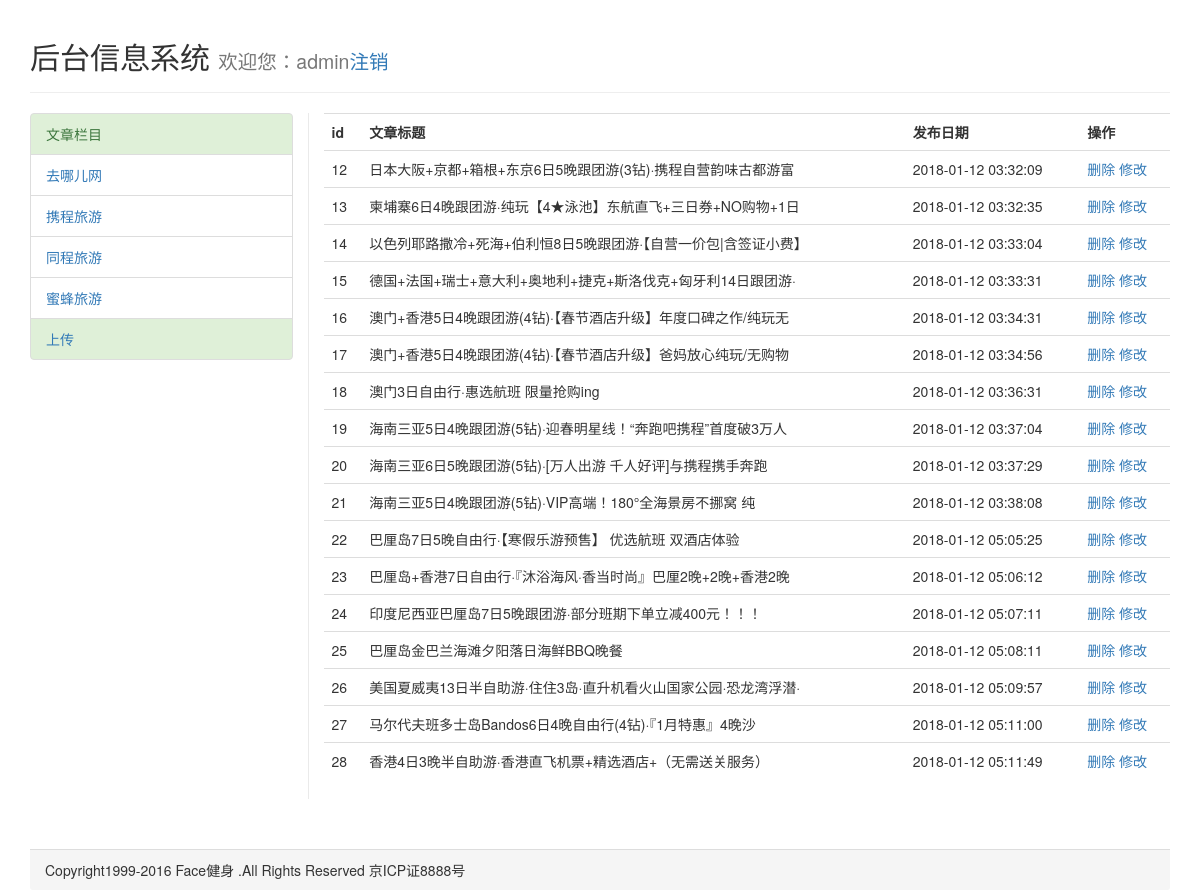
/state/column.php (signed in), run on the app's committed database.
### tables this page shows
CREATE TABLE IF NOT EXISTS `ht_fabu` (
  `ht_id` int(6) unsigned NOT NULL AUTO_INCREMENT,
  `ht_title` varchar(300) NOT NULL,
  `ht_column` varchar(300) NOT NULL,
  `ht_describe` text NOT NULL,
  `ht_keyword` varchar(300) NOT NULL,
  `ht_content` text NOT NULL,
  `ht_thumbanil` varchar(200) NOT NULL,
  `ht_name` varchar(100) NOT NULL,
  `ht_date` varchar(30) NOT NULL,
  PRIMARY KEY (`ht_id`)
);

### state/column.php (the view)
<?php
	include 'head.php';
	include 'sql.php';
	$sql='SELECT *FROM ht_fabu';
	$result=$conn->query($sql);
?>
            	<table class="table">
                    <tr>
                        <th>id</th>
                        <th>文章标题</th>
                        <th>发布日期</th>
                        <th>操作</th>
                    </tr>
                   <?php
                   	if($result->num_rows>0){
						while($f = $result->fetch_assoc())
						{
                   ?>
                    <tr>
                        <td><?php echo $f['ht_id'];?></td>
                        <td><?php echo mb_substr($f['ht_title'],0,35,'utf8');?></td>
                        <td><?php date_default_timezone_set('UTC');echo date('Y-m-d H:i:s',$f['ht_date']);?></td>
                        <td><a href="delete.php?id=<?php  echo $f['ht_id'];?>">删除</a>
                        	<a href="edit.php?id=<?php  echo $f['ht_id'];?>">修改</a>
                        </td>
                    </tr>
                    <?php
                   		}
					}
                   ?>
                </table>
            </div>
        </div>
        <div class="panel-footer" style="margin-top:50px;">
    		Copyright1999-2016 Face健身 .All Rights Reserved 京ICP证8888号
    	</div>
    </div>
</body>
</html>

### data on the page
ht_fabu: ht_id "12", ht_title "日本大阪+京都+箱根+东京6日5晚跟团游(3钻)·携程自营韵味古都游富", ht_date "2018-01-12 03:32:09"
ht_fabu: ht_id "13", ht_title "柬埔寨6日4晚跟团游·纯玩【4★泳池】东航直飞+三日券+NO购物+1日", ht_date "2018-01-12 03:32:35"
ht_fabu: ht_id "14", ht_title "以色列耶路撒冷+死海+伯利恒8日5晚跟团游·【自营一价包|含签证小费】", ht_date "2018-01-12 03:33:04"
ht_fabu: ht_id "15", ht_title "德国+法国+瑞士+意大利+奥地利+捷克+斯洛伐克+匈牙利14日跟团游·", ht_date "2018-01-12 03:33:31"
ht_fabu: ht_id "16", ht_title "澳门+香港5日4晚跟团游(4钻)·【春节酒店升级】年度口碑之作/纯玩无", ht_date "2018-01-12 03:34:31"
ht_fabu: ht_id "17", ht_title "澳门+香港5日4晚跟团游(4钻)·【春节酒店升级】爸妈放心纯玩/无购物", ht_date "2018-01-12 03:34:56"
ht_fabu: ht_id "18", ht_title "澳门3日自由行·惠选航班 限量抢购ing", ht_date "2018-01-12 03:36:31"
ht_fabu: ht_id "19", ht_title "海南三亚5日4晚跟团游(5钻)·迎春明星线！“奔跑吧携程”首度破3万人", ht_date "2018-01-12 03:37:04"
ht_fabu: ht_id "20", ht_title "海南三亚6日5晚跟团游(5钻)·[万人出游 千人好评]与携程携手奔跑", ht_date "2018-01-12 03:37:29"
ht_fabu: ht_id "21", ht_title "海南三亚5日4晚跟团游(5钻)·VIP高端！180°全海景房不挪窝 纯", ht_date "2018-01-12 03:38:08"
ht_fabu: ht_id "22", ht_title "巴厘岛7日5晚自由行·【寒假乐游预售】 优选航班 双酒店体验", ht_date "2018-01-12 05:05:25"
ht_fabu: ht_id "23", ht_title "巴厘岛+香港7日自由行·『沐浴海风·香当时尚』巴厘2晚+2晚+香港2晚", ht_date "2018-01-12 05:06:12"
ht_fabu: ht_id "24", ht_title "印度尼西亚巴厘岛7日5晚跟团游·部分班期下单立减400元！！！", ht_date "2018-01-12 05:07:11"
ht_fabu: ht_id "25", ht_title "巴厘岛金巴兰海滩夕阳落日海鲜BBQ晚餐", ht_date "2018-01-12 05:08:11"
ht_fabu: ht_id "26", ht_title "美国夏威夷13日半自助游·住住3岛·直升机看火山国家公园·恐龙湾浮潜·", ht_date "2018-01-12 05:09:57"
ht_fabu: ht_id "27", ht_title "马尔代夫班多士岛Bandos6日4晚自由行(4钻)·『1月特惠』4晚沙", ht_date "2018-01-12 05:11:00"
ht_fabu: ht_id "28", ht_title "香港4日3晚半自助游·香港直飞机票+精选酒店+（无需送关服务）", ht_date "2018-01-12 05:11:49"

### other printed values
$_SESSION['htuser'] "admin"
